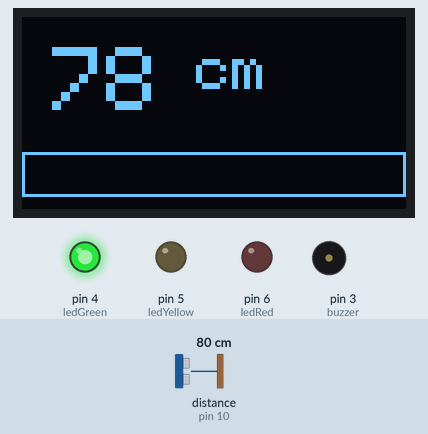
A sketch run on a simulated Arduino Uno, built with avr-gcc and run on an emulated ATmega328P. Shown: 128×64 one-colour display, output pins drawn as LEDs (lit = HIGH), buzzer (waves = sounding). Wiring (inferred from the names in the program): ultrasonic range finder: trigger pin 9; echo pin 10. The test bench sets the inputs (shaded band); at power-on: distance to the obstacle (sensor on pin 10) 80 cm. The echo pulse lasts 58.3 µs per cm; pins used as bus, display or sensor lines are not drawn; what the sketch prints to the serial monitor is not drawn.

Above: at 1.2 s.
1.3 s: distance to the obstacle (sensor on pin 10) set to 66 cm
At 1.7 s:
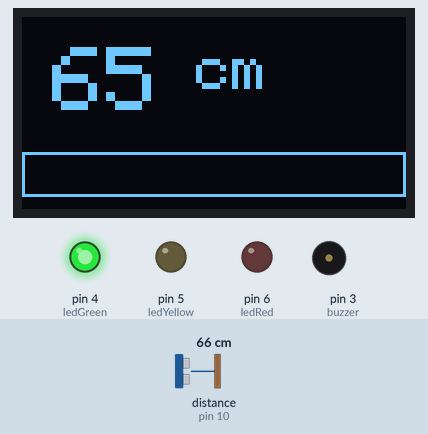
2.8 s: distance to the obstacle (sensor on pin 10) set to 57 cm
At 3.5 s:
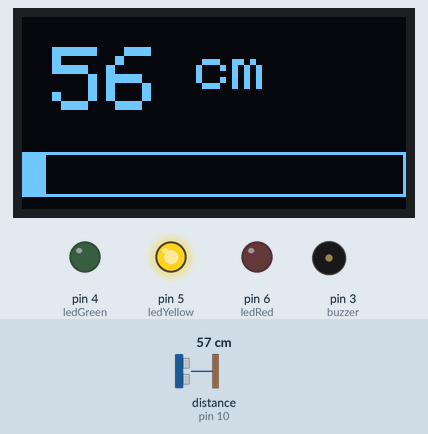
5.2 s: distance to the obstacle (sensor on pin 10) set to 35 cm
At 6.09 s:
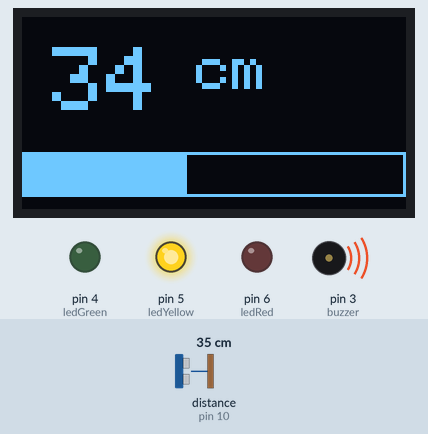
6.7 s: distance to the obstacle (sensor on pin 10) set to 29 cm
At 7.23 s:
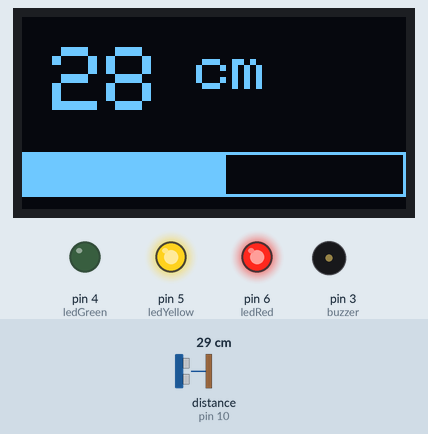
8.6 s: distance to the obstacle (sensor on pin 10) set to 2 cm
At 8.9 s:
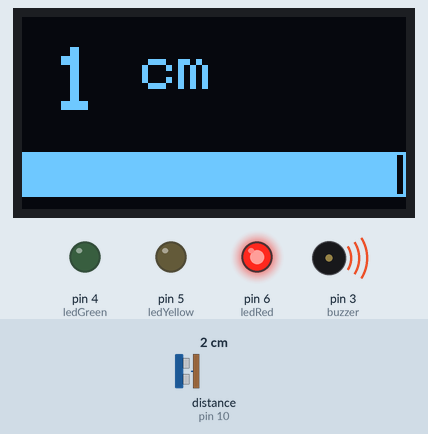
Timing chart, 0 to 11.1 s (numbered marks = the images above; inputs shaded):
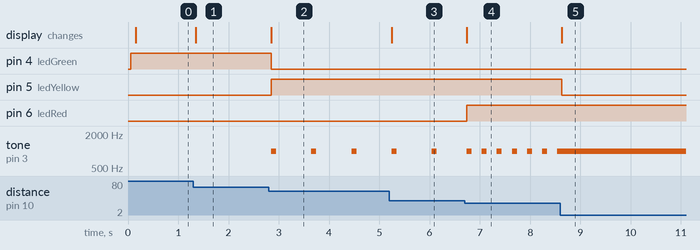

The sketch:

ghostnet.ino
```cpp
#include <Wire.h>
#include <Adafruit_GFX.h>
#include <Adafruit_SSD1306.h>

#define SCREEN_WIDTH 128
#define SCREEN_HEIGHT 64
#define OLED_RESET -1
Adafruit_SSD1306 display(SCREEN_WIDTH, SCREEN_HEIGHT, &Wire, OLED_RESET);

#define ledGreen 4
#define ledYellow 5
#define ledRed 6
#define buzzer 3
#define trig 9
#define echo 10

unsigned long lastSensorTime = 0;
unsigned long lastAlertTime = 0;
unsigned long lastSerialTime = 0;
const unsigned long sensorInterval = 100;
int dis = 0;
String zoneState = "SAFE";

void setup() {
  Serial.begin(9600);

  pinMode(ledGreen, OUTPUT);
  pinMode(ledYellow, OUTPUT);
  pinMode(ledRed, OUTPUT);
  pinMode(buzzer, OUTPUT);
  pinMode(trig, OUTPUT);
  pinMode(echo, INPUT);

  if(!display.begin(SSD1306_SWITCHCAPVCC, 0x3C)) {
    Serial.println(F("SSD1306 allocation failed"));
    for(;;);
  }
  display.clearDisplay();
  display.display();
}

void loop() {
  unsigned long currentTime = millis();

  if (currentTime - lastSensorTime >= sensorInterval) {
    lastSensorTime = currentTime;
    long totalDistance = 0;

    for (int i = 0; i < 5; i++) {
      digitalWrite(trig, LOW);
      delayMicroseconds(2);
      digitalWrite(trig, HIGH);
      delayMicroseconds(10);
      digitalWrite(trig, LOW);

      long dur = pulseIn(echo, HIGH, 30000);
      totalDistance += (dur * 0.034 / 2);
      delayMicroseconds(50);
    }

    dis = totalDistance / 5;

    display.clearDisplay();
    display.setTextSize(3);
    display.setTextColor(SSD1306_WHITE);
    display.setCursor(10, 10);
    display.print(dis);
    display.setTextSize(2);
    display.print(" cm");

    int graphDis = constrain(dis, 0, 60);
    int barWidth = map(graphDis, 60, 0, 0, 128);

    display.drawRect(0, 45, 128, 15, SSD1306_WHITE);
    display.fillRect(0, 45, barWidth, 15, SSD1306_WHITE);

    display.display();
  }

  if (currentTime - lastSerialTime >= 500) {
    lastSerialTime = currentTime;
    Serial.print("Distance: ");
    Serial.print(dis);
    Serial.print("cm | Zone: ");
    Serial.println(zoneState);
  }

  if (dis > 60 || dis == 0) {
    zoneState = "SAFE";
    digitalWrite(ledGreen, HIGH);
    digitalWrite(ledYellow, LOW);
    digitalWrite(ledRed, LOW);
    noTone(buzzer);
  }
  else if (dis > 30 && dis <= 60) {
    zoneState = "CAUTION";
    digitalWrite(ledGreen, LOW);
    digitalWrite(ledYellow, HIGH);
    digitalWrite(ledRed, LOW);

    if (currentTime - lastAlertTime >= 800) {
      lastAlertTime = currentTime;
      tone(buzzer, 1000, 100);
    }
  }
  else if (dis > 15 && dis <= 30) {
    zoneState = "CLOSE";
    digitalWrite(ledGreen, LOW);
    digitalWrite(ledYellow, HIGH);
    digitalWrite(ledRed, HIGH);

    if (currentTime - lastAlertTime >= 300) {
      lastAlertTime = currentTime;
      tone(buzzer, 1000, 100);
    }
  }
  else {
    zoneState = "DANGER";
    digitalWrite(ledGreen, LOW);
    digitalWrite(ledYellow, LOW);
    digitalWrite(ledRed, HIGH);
    tone(buzzer, 1000);
  }
}
```

Measured:
- the behaviour switches between 62 and 61 cm on distance to the obstacle (sensor on pin 10) (found by bisection; images 1 and 2)
- the behaviour switches between 32 and 31 cm on distance to the obstacle (sensor on pin 10) (found by bisection; images 3 and 4)
- after the input at 1.3 s, the display: changes after 0.05 s (image 1)
- after the input at 2.8 s, pin 4 (ledGreen): HIGH → LOW after 0.05 s; pin 5 (ledYellow): LOW → HIGH after 0.05 s; tone on pin 3 (buzzer): alternates 1000 Hz for 0.10 s and silent for 0.70 s, starting after 0.05 s; the display: changes after 0.05 s (image 2)
- after the input at 5.2 s, the display: changes at once (image 3)
- after the input at 6.7 s, pin 6 (ledRed): LOW → HIGH at once; tone on pin 3 (buzzer): alternates 1000 Hz for 0.10 s and silent for 0.20 s, starting at once; the display: changes at once (image 4)
- after the input at 8.6 s, pin 5 (ledYellow): HIGH → LOW at once; tone on pin 3 (buzzer): stops changing and stays 1000 Hz; the display: changes at once (image 5)
